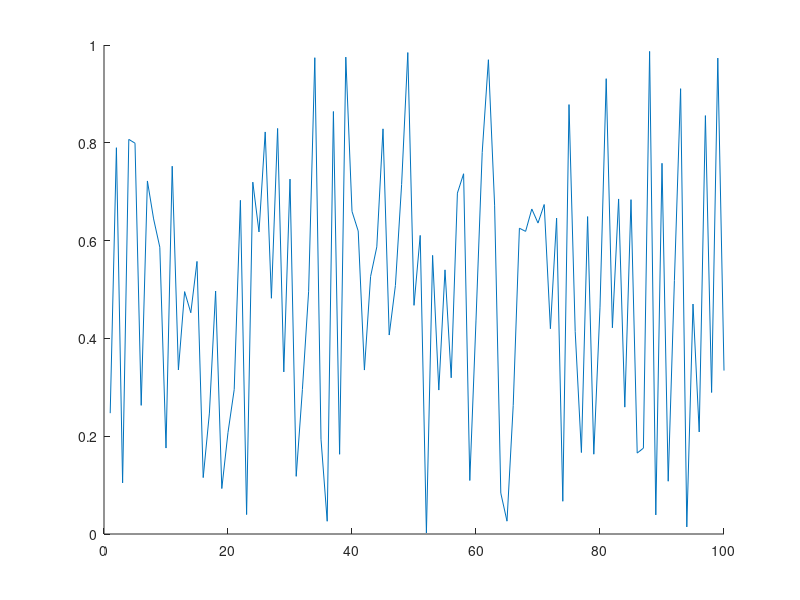

The MATLAB source for this figure: (Note: this script raises an error after producing the figure.)
clc
close all
clear

if isfolder('pics') == 0
    mkdir('pics')
end

x = 1:100;
y = rand(100,1);
idxmin = find(y == max(y));
idxmax = find(y == min(y));
txt = ['\leftarrow y = ',int2str(max(y))];
hold on
plot(x,y)
plot(x,y,'o','MarkerIndices',[idxmin idxmax],'MarkerFaceColor','red','MarkerSize',5)
t = text(idxmax,y(idxmax),txt);
t.Color = [153/255 153/255 255/255];
hold off
legend('random plot [0:1]');
print -dpng ./pics/test.png
close
%% testing plot function
clc

x = [0:0.01:2*pi];
y = sin(x);
yCmp = cos(x);
string = 'My test plot';
p_title = 'test_print';
t="";

% test = myplot(x,y,string,p_title);
test2 = superplot(x,y,'plotName',"My super plot",'figureName',"super_plot");
test3 = superplot(x,y,'cmpYLegend',"cos(x)",'figureName',"cosxVsSinx",'cmpY',yCmp,'yLegend',"sin(x)",'yName',"Amplitude",'xName',"Samples NOT normalized to 2\pi", ...
    'plotName',"Plotting cos(x) against sin(x)");
close(test2);
close(test3);
test4 = superplot(x,y);

testV = ones(1,1);
testV(2) = 5;

%% testing MER loop
% clear
clc
close all
clear

idx = 1;
for i = 0:200
    if ( rem((i-1)/4,1)==0 )
        validLen(idx) = i;
        idx = idx+1;
    end
end

% Constants are double-precision by default; N=85 found nothing
vec = [85 105];

% for im
    
% for i = vec(1):0.01:vec(1)
%     fprintf("i is %d coefficients\n",i);
% end
    
% for i = 0:2:10
%     fprintf("i SHOULD be EVEN and is %d\n",i);
% end

%coefficients have to be even and divisible by span w/no remainder LOOK
%INTO THIS
%beta MUST be greater than 0
[MER_out, betaTX_out, betaRCV_out, coeff_out] = MER_opt('Nsps',4,'numCoeffs',vec,'betaTX',[0.1 0.0001 0.2],'betaRCV',[0.1 0.0001 0.2],'MER',50);
% [MER_out, betaTX_out, betaRCV_out, coeff_out] = MER_opt('Nsps',4,'numCoeffs',[25 77],'betaTX',[.01 0.01 .16],'betaRCV',[0.12 0.01 0.34],'MER',40);

% last = find(~MER_out,1);
fileID = fopen('GSM_parameters.txt','w');
cBeta = char(hex2dec('03b2'));
fprintf(fileID,'%10s %10s %10s %10s\r\n','MER', 'betaTX', 'betaRCV', 'length');
% A = [MER_out(1:last-1); betaTX_out(1:last-1); betaRCV_out(1:last-1); coeff_out(1:last-1)];
A = [MER_out; betaTX_out; betaRCV_out; coeff_out];
fprintf(fileID,'%10.6f %10.6f %10.6f %8.0f\r\n',A);
fclose(fileID);

% c_idx = find(coeff_out==121);
% max_121 = max(MER_out(c_idx(1):c_idx(end)));
% desired_121 = find(MER_out>=54.0679);

DONE = ones(10,1);
finish = sum(DONE(1:5));

%% MER calc
% clc
% clear all
% close all
% den = [-0.001473028462308   0.005666223150735  -0.019416661964618  -0.041188246018261   0.083990599017613  -0.169565530125065   0.900837427479342 ...
%     0.311842632473442  -0.140969388867244   0.099871376920441  -0.088049305611010   0.023834632003521  -0.009447343197004   0.002953619390284]
% 
% pk = 0.99924965776672958;
% 
% 10*log10(pk^2/sum(den.^2));

%% Measuring OOB requirements
clear 
close all
clc
cBeta = char(hex2dec('03b2'));

format long
% window designer from 0 to pi
% load('KaisWin.mat');
% load('windowKais101.mat');

% fileID = fopen('GSM_parameters_89-121_B1-0.001-2.txt'); %89-121.txt
% fileID = fopen('GSM_parameters_73-81.txt'); %73-81.txt
fileID = fopen('GSM_parameters_85-105_B1-0.0001-2.txt'); %85-105_B1-0.0001-2.txt
formatSpec = '%s';
N = 4;
C_text = textscan(fileID,formatSpec,N);
C_data0 = textscan(fileID,'%f %f %f %f');
fclose(fileID);


fileID = fopen('MOAP.txt','A');
cBeta = char(hex2dec('03b2'));
% ********************** Comment this out after first run ***********
% fprintf(fileID,'%10s %10s %10s %10s %10s %10s %10s %10s %10s %10s \r\n','MER', 'betaTX', 'betaRCV', 'length', 'idx TX & RCV', 'OB1', 'OB2', 'OB3','b Kaiser','weight');

vTX_B=C_data0{1,2}.'; vRCV_B=C_data0{1,3}.'; vLen=C_data0{1,4}.';
% idx_89=find(vLen==89); idx_93=find(vLen==93); idx_97=find(vLen==97); idx_101=find(vLen==101); idx_109=find(vLen==109);  %89-121.txt
% idx_73=find(vLen==73); idx_81=find(vLen==93); idx_97=find(vLen==97); idx_101=find(vLen==101); idx_109=find(vLen==109);  %73-81.txt
idx_85=find(vLen==85); idx_89=find(vLen==89); idx_93=find(vLen==93); idx_97=find(vLen==97); idx_101=find(vLen==101); idx_105=find(vLen==105); idx_109=find(vLen==109);  %85-105_B1-0.0001-2.txt

% #TX&RCV length; RCV rolloff here
% beta = 0.146600;  %trial 1
% N = 65;
% beta = 0.116400;    %trial 2
% N = 73;
% beta = 0.144400;   %trial 3
% N = 121;
% beta_Rcv = 0.188000;     %trial 18 i stop counting bruh
% N = 101;
% beta_Rcv = vRCV_B;     %trial 18 i stop counting bruh
% N = 93;


% digital angular frequency, w (rads/sample)
% w = [0:0.001:1000]/1000*pi; %0-0.5
w = [0:0.001:200]/100*pi; %one whole cycle

N = 97;
Nsps = 4;
span = (N-1)/4;
% for bk = 1.5:0.01:2
% for bk = 0.3:0.1:0.3
% for bk = 0:0.01:2
for bk = 1:1
% for bk = 2:0.1:2
%     for idx_TXnRCV = idx_105(1):(idx_105(end))
%     for idx_TXnRCV = idx_93(4):(idx_93(5))
    for idx_TXnRCV = idx_97(1):(idx_97(1))
%     for idx_TXnRCV = 505:513
        b_nom = vTX_B(idx_TXnRCV);
        beta_Rcv = vRCV_B(idx_TXnRCV);
        GSM = rcosdesign(beta_Rcv,span,Nsps);
        wn = kaiser(length(GSM), bk);
%         wn = WinKaiser;
%         h_TX = GSM.*wn.';
        h_TX = rcosdesign(b_nom,span,Nsps).*wn.';
        h_GSM = GSM;

        % SRRC is a square root nyquist filter; firpm also
        % creates a sqrt nyquist filter
        M=N-1; Nsps=4; span=M/Nsps;
        fc=1/2/Nsps; fp=(1-b_nom)*fc; fs=(1+b_nom)*fc;
        fb = [0 fp fc fc fs .5]*2;
        a = [1 1 1/sqrt(2) 1/sqrt(2) 0 0];
        % wght vector needs to 2.4535 for passband
        wght = [2.4535 1 20];   %10 for N=97; 20 for N=91-89; 40 for N>90
        h_pps = firpm(M,fb,a,wght);

        % window
        h_pps = h_pps.*wn.';
    %     h_pps = h_pps;

        % estimate order of SR Nyquist filter | ford=fb(2:end-1);aord=[1 1/sqrt(2) 0];sb=10^(-58/20);dev=[sb 0.02 sb];M_est=firpmord(ford,aord,dev);
        H_srrc = freqz(h_TX,1,w); H_pps = freqz(h_pps,1,w);

        % mag_H = 20*log10(abs(H));
        sam_r8 = 6.25;
        mag_H = 20*log10(abs(H_pps));
        bnd_BB=(1+.12)/Nsps/2; 
        bnd_OB1=bnd_BB+(.22/sam_r8); 
        bnd_OB2=bnd_OB1+(1.53/sam_r8); 
        bnd_OB3=bnd_OB2+(1.75/sam_r8);
        ind_BB = find( w/2/pi <= bnd_BB);
        ind_OB1 = find(w/2/pi>bnd_BB & w/2/pi<=bnd_OB1);
        ind_OB2 = find(w/2/pi>bnd_OB1 & w/2/pi<=bnd_OB2);
        ind_OB3 = find(w/2/pi>bnd_OB2 & w/2/pi<=bnd_OB3);

        conv2Lin = @(x) 10.^(x/20);
        conv2dB =  @(x) 10.*log10(x);
        

        % Power is the ratio of 2 power quantities and can be referred to
        % as gain in dB. Comparing power requires the integral, the
        % integral can also be thought as the sum of the area as well;
        % sum(magnitude^2) is integrating each power of each frequency
        
        pwr_BB=2*sum(mag_H(ind_BB(1):ind_BB(end))).^2;
        pwr_OB1=sum(mag_H(ind_OB1(1):ind_OB1(end))).^2;
        pwr_OB2=sum(mag_H(ind_OB2(1):ind_OB2(end))).^2;
        pwr_OB3=sum(mag_H(ind_OB3(1):ind_OB3(end))).^2;

        % calculate power ratio to signal to OB channels\
        dB_OB1 = conv2dB(pwr_BB/pwr_OB1);
        dB_OB2 = conv2dB(pwr_BB/pwr_OB2);
        dB_OB3 = conv2dB(pwr_BB/pwr_OB3);

        % can cascade firpm sqrt w/srrc, center coeff
        % isn't one BUT even symmetric
        cascade = conv(h_pps,GSM);
        cascade_SRRC = conv(GSM,GSM);

        num = cascade(N);
        den = zeros(floor(length(cascade)/Nsps),1);
        idx = 1;
        cnt = 0;
        for i = 1:length(cascade)
            if cnt == 0 && i ~= N
                den(idx) = cascade(i);
                cnt = cnt + 1;
                idx = idx + 1;
            elseif cnt >= Nsps-1
                cnt = 0;
            else
                cnt = cnt + 1;
            end
        end
        MER_theo = 10*log10( num^2/sum(den.^2) );
%         future considerations append to txtfile
%         if OB1_58 > 58 && OB2_60 > 60 && OB3_63 > 63 && MER_theo >= 40
%             fprintf("\n*************MET SPEC*************************\n");
            fprintf("TX's %s: %1.4f | RCV's %s: %1.4f | idx TX & RCV: %d\n",cBeta,b_nom,cBeta,beta_Rcv,idx_TXnRCV);
            fprintf("OB1: %2.6f | OB2: %2.6f | OB3: %2.6f | MER: %2.6f | Bk: %2.4f | Beta nominal: %2.4f | \n",pwr_OB1,pwr_OB2,pwr_OB3,MER_theo,bk, b_nom);
            fprintf("baseband bnd frequency: %2.4f | OB1 bnd frequency: %2.4f | OB2 bnd frequency: %2.4f | OB3 bnd frequency: %2.4f |\n", bnd_BB, bnd_OB1, bnd_OB2, bnd_OB3);
            fprintf("weight: ");disp(wght);
%             fprintf('MER', 'betaTX', 'betaRCV', 'length', 'idx TX & RCV', 'OB1', 'OB2', 'OB3','beta Kaiser','weight');
%             A=[MER_theo, b_nom, beta_Rcv, N, idx_TXnRCV, OB1_58, OB2_60, OB3_63, bk, wght(3)];
%             fprintf(fileID,'%10.6f %10.6f %10.6f %10d %10d %10.6f %10.6f %10.6f %10.6f %10d \r\n',A);
%         end
    end
end
fclose(fileID);

TX_MR = superplot(w/2/pi,20*log10(abs(H_pps)),'plotName',"Magnitude Response of PPS",'figureName',"PracticalPSResp",'yName',"Magnitude (dB)",...
    'xName',"Frequency (cycles/sample)",'yLegend',"SQRT FIRPM",'cmpY',20*log10(abs(H_srrc)),'cmpYLegend',"SRRC",...
    'plotAxis',[0 w(end)/2/pi -150 10]);

hold on
% OOB requirement 1
plot([bnd_BB bnd_BB],[-200 -58],'--k');
plot([bnd_BB bnd_OB1],[-58 -58],'--k');
plot([bnd_OB1 bnd_OB1],[-200 -58],'--k');
% OOB requirement 2
plot([bnd_OB1 bnd_OB1],[-200 -60],':R');
plot([bnd_OB1 bnd_OB2],[-60 -60],':R');
plot([bnd_OB2 bnd_OB2],[-200 -60],':R');
% OOB requirement 3
plot([bnd_OB2 bnd_OB2],[-200 -63],'g');
plot([bnd_OB2 bnd_OB3],[-63 -63],'g');
plot([bnd_OB3 bnd_OB3],[-200 -63],'g');
legend('Sqrt firpm','SRRC','OB1','OB1','OB1','OB2','OB2','OB2','OB3','OB3','OB3');
hold off
location = strcat('./pics/','PracticalPSResp','.png');
print(TX_MR, '-dpng', location);
% close(TX_MR);

% scale desired coefficients
maxi = sum(abs(h_pps));
scaling = (1-2^-17)/maxi;

h_pps_1s17= round(h_pps*scaling*2^17);
if sum(abs(h_pps_1s17/2^17) > 1-2^-17)
    fprintf("Error need to scaled down h_pps more\n");
    return
end

h_pps_coeffs = unique(h_pps_1s17,'stable');


%% Test cascade
clear 
% close all
clc

coeff = 65;
Nsps = 4;
beta_Rcv = 0.146600;

span = (coeff-1)/Nsps;
rcv = rcosdesign(beta_Rcv, span, Nsps);

% SR Nyquist filter
bb = 2.0; spans = 25;
M = coeff-1;
fc = 1/(2*Nsps);fp=(1-.12)*fc; fs=(1+.12)*fc;
fb = [0 fp fc fc fs .5]*2;
a = [1 1 1/sqrt(2) 1/sqrt(2) 0 0];
wght = [2.4535 1 1];
h_pps=firpm(M,fb,a,wght);
w = [0:0.001:1000]/1000*pi;
wnNorm=kaiser(coeff,2.0);
wnGr=kaiser(coeff,3);
wnLT=kaiser(coeff,1);

H_pps = freqz(h_pps,1,w);
H_ppsGrBk=freqz( conv(h_pps,wnGr),1,w );
H_ppsNormBk=freqz( conv(h_pps,wnNorm),1,w );
H_ppsLTBk=freqz( conv(h_pps,wnLT),1,w );

figName="PPS_with_65coeffs";
pps_plot = superplot(w/2/pi,20*log10(abs(H_pps)),'cmpY',20*log10(H_ppsNormBk),'figureName',figName,...
    'plotAxis',[0 0.5 -100 40]);
hold on
plot(w/2/pi,20*log10(abs(H_ppsGrBk)),"-.g");
plot(w/2/pi,20*log10(abs(H_ppsLTBk)),"--m");
legend('beta=0','beta=2.0','beta=3','beta=1');
hold off
location = strcat('./pics/',figName,'.png');
print(pps_plot, '-dpng', location);

% Too much theory to figure out MER for LPF

%% Test PPS_opt
% clc
% clear 
% close all
% 
% % Constants are double-precision by default
% vec = [65 129];
% 
% [MER_out, betaTX_out, betaRCV_out, coeff_out, betaKais_out] = PPS_opt('Nsps',4,...
%     'numCoeffs',vec,'betaTX',[0 0.001 0.2],'betaRCV',[0.12 0.01 0.12],'MER',40,'betaKais',[0 0.01 10]);

%% File IO
clear all
close all
clc

fileID = fopen('GSM_parameters_SRRC.txt');
formatSpec = '%s';
N = 4;
C_text = textscan(fileID,formatSpec,N);
C_data0 = textscan(fileID,'%f %f %f %f');
fclose(fileID);

%% Designing polyphase filter
clear;close all;clc; load('validLen.mat');

beta_Rcv=0.12; N=21; Nsps=4; span=(N-1)/4;

% rcv = rcosdesign(beta,span, Nsps);
load('rcv.mat');
worse_case_output = sum(abs(rcv));
scaling = (1-2^-17)/worse_case_output;
rcv_1s17=round( rcv*scaling*2^17 );tx=rcv;

sym_mults=round(length(rcv)/2);
poly_mults=sym_mults/Nsps;

%% Testing roll off cascaded
clc; clear; close all;

N=41; Nsps=4; span=(N-1)/4;

rcv = rcosdesign(0.1,span, Nsps); tx = rcosdesign(0.08,span, Nsps);
cascade=conv(rcv,tx);

figure(1);
hold on
title('Different beta');
stem(1:N,rcv);
stem(1:N,tx)
stem(1:2*N-1,cascade);
legend('RCV','TX','Cascade'); grid;
hold off

figure(2);
hold on
title('Same beta');
stem(1:N,rcv);
stem(1:2*N-1,conv(rcv,rcv));
legend('RCV','Cascade'); grid;
hold off

% SRRC is a square root nyquist filter; firpm also
% creates a sqrt nyquist filter
M=N-1; Nsps=4; span=M/Nsps; b_nom=0.1;
fc=1/2/Nsps; fp=(1-b_nom)*fc; fs=(1+b_nom)*fc;
fb = [0 fp fc fc fs .5]*2;
a = [1 1 1/sqrt(2) 1/sqrt(2) 0 0];
% wght vector needs to 2.4535 for passband
wght = [2.4535 1 1];
tx_pm = firpm(M,fb,a,wght);
cascade_pm = conv(tx_pm,rcv);
cascade_rcv = conv(rcv,rcv);

figure(3);
subplot(2,1,1);
hold on
stem(1:N,tx_pm);
stem(1:2*N-1,cascade_pm);
title('firpm');
hold off
subplot(2,1,2);
hold on
stem(1:N,rcv);
stem(1:2*N-1,cascade_rcv);
title('traditional RC');
hold off
% legend('RCV','TX','Cascade'); grid;

figure(4)
stem(1:31,rcosdesign(0.25,(31-1)/4,4));

%% Polyphase Time-SHaring Decimator design
clear
clc
format longG
srrc = round(rcosdesign(0.2,(93-1)/4,4).'*2^17);

N=93;
a_sym_mults = round(N/2);
a_poly_mults = round(a_sym_mults/4);
a_time_share_mults = round(a_poly_mults/4); % use 4x faster clk to do operation

out_ds = zeros(N,N); out_ds(1,1)=1;

% let row=sample & col=y_ds
for row=1:N
    for col=1:N
%         fprintf("row: %d | col: %d | val: %d\n",row,col,row*col);
%         out_ds(row,col)=row*col;
        if row==col&&col==1
%             fprintf("row: %d | col: %d | val: %d\n",row,col,1);
            out_ds(row,col)=row*col;
        elseif col==1&&row~=1
%             fprintf("row: %d | col: %d | val: %d\n",row,col,out_ds(row-1,col)+1);
            out_ds(row,col)=out_ds(row-1,col)+1;
        else
%             fprintf("row: %d | col: %d | val: %d\n",row,col,out_ds(row,col-1)-1);
                if out_ds(row,col-1)-1>0
                    out_ds(row,col)=out_ds(row,col-1)-1;
                else
                    out_ds(row,col)=0;
                end
        end
    end
end

for row=1:N
    for col=1:N
        if out_ds(row,col)==0 || out_ds(row,col)>round(N/2)
            N=N;
        elseif out_ds(row,col)==1
            fprintf("y%dh%d\n",col,out_ds(row,col));
        else
            fprintf("y%dh%d ",col,out_ds(row,col));
        end
    end
end

%% Test append
fileID = fopen('append.txt','A');
cBeta = char(hex2dec('03b2'));
fprintf(fileID,'%10s %10s %10s %10s\r\n','MER', 'betaTX', 'betaRCV', 'length');
% A = [MER_out(1:last-1); betaTX_out(1:last-1); betaRCV_out(1:last-1); coeff_out(1:last-1)];
MER_out=[1 2 3 4]; betaTX_out=1:4; betaRCV_out=1:4; coeff_out=1:4;
A = [MER_out; betaTX_out; betaRCV_out; coeff_out];
for i=1:4
    fprintf(fileID,'%10.6f %10.6f %10.6f %8.0f\r\n',A(i,i));
end
fclose(fileID);
